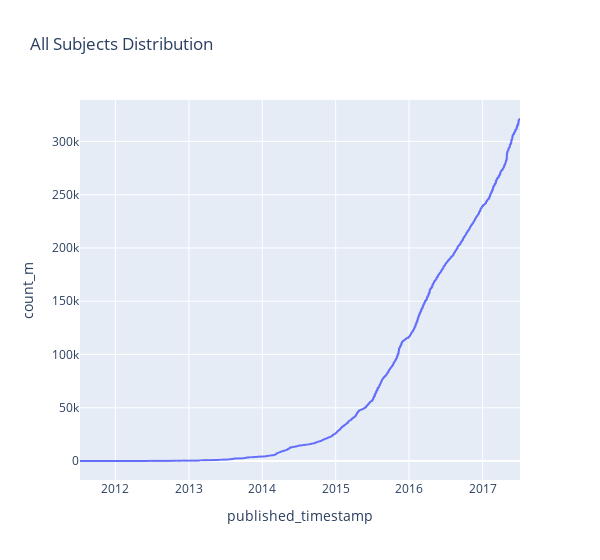

The cell this chart's notebook holds for it:
### Code cell
fig = px.line(subject_year[subject_year.type == 'total'],
              x='published_timestamp',
              y='count_m',
              title='All Subjects Distribution')
fig.update_layout(width=600)
fig.show()

### Figure 1 — Plotly figure (JSON) as saved in the notebook; plotly's stock layout.template omitted (floating-point values rounded to 4 significant figures; data arrays with more than 128 entries replaced by an {"elided": "..."} marker saying what was removed)
{"data": [{"hovertemplate": "published_timestamp=%{x}<br>count_m=%{y}<extra></extra>", "legendgroup": "", "line": {"color": "#636efa", "dash": "solid"}, "marker": {"symbol": "circle"}, "mode": "lines", "name": "", "showlegend": false, "type": "scattergl", "x": {"elided": "3678 str values"}, "xaxis": "x", "y": {"elided": "3678 int values"}, "yaxis": "y"}], "layout": {"legend": {"tracegroupgap": 0}, "title": {"text": "All Subjects Distribution"}, "width": 600, "xaxis": {"anchor": "y", "domain": [0, 1], "title": {"text": "published_timestamp"}}, "yaxis": {"anchor": "x", "domain": [0, 1], "title": {"text": "count_m"}}}}
